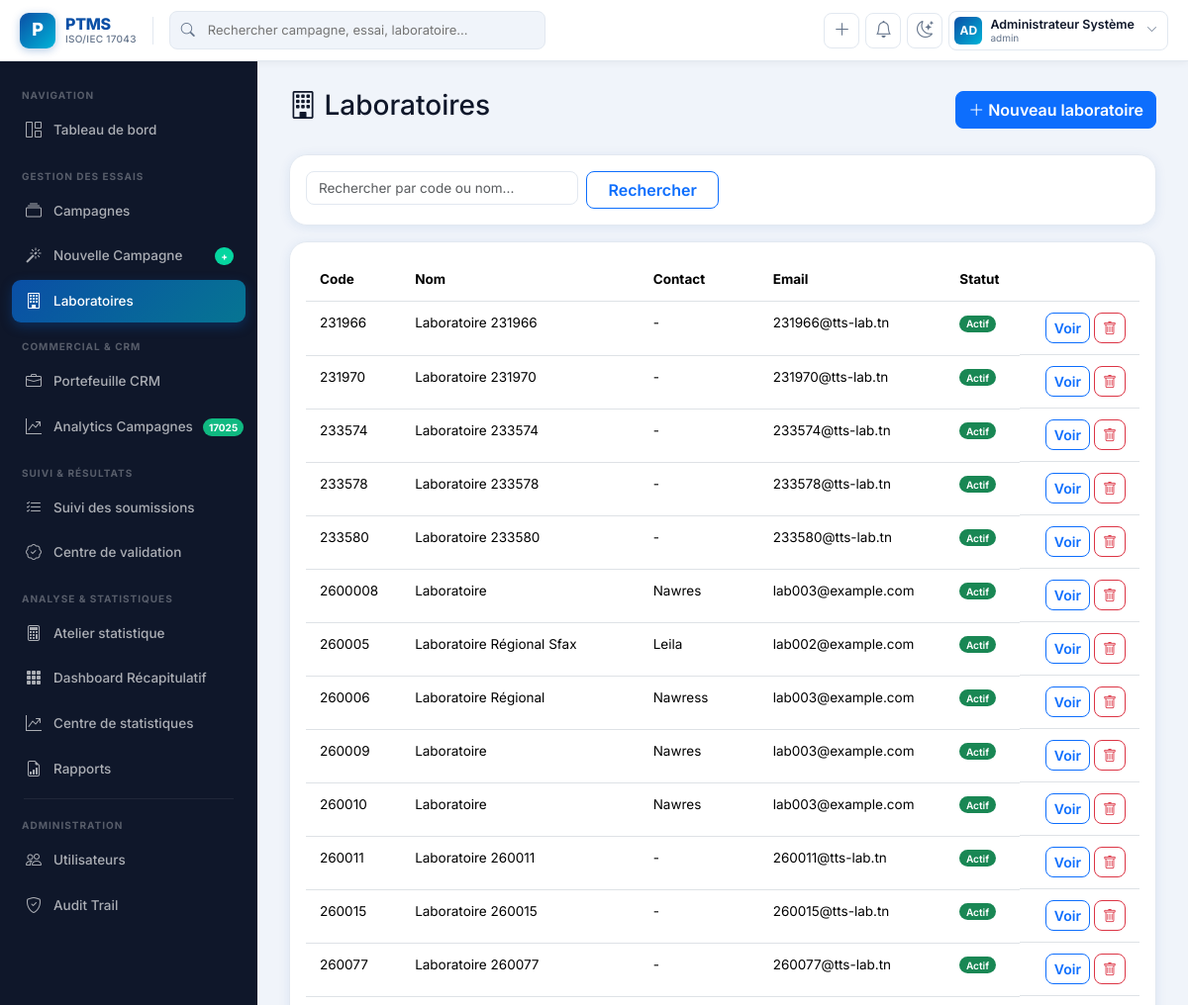
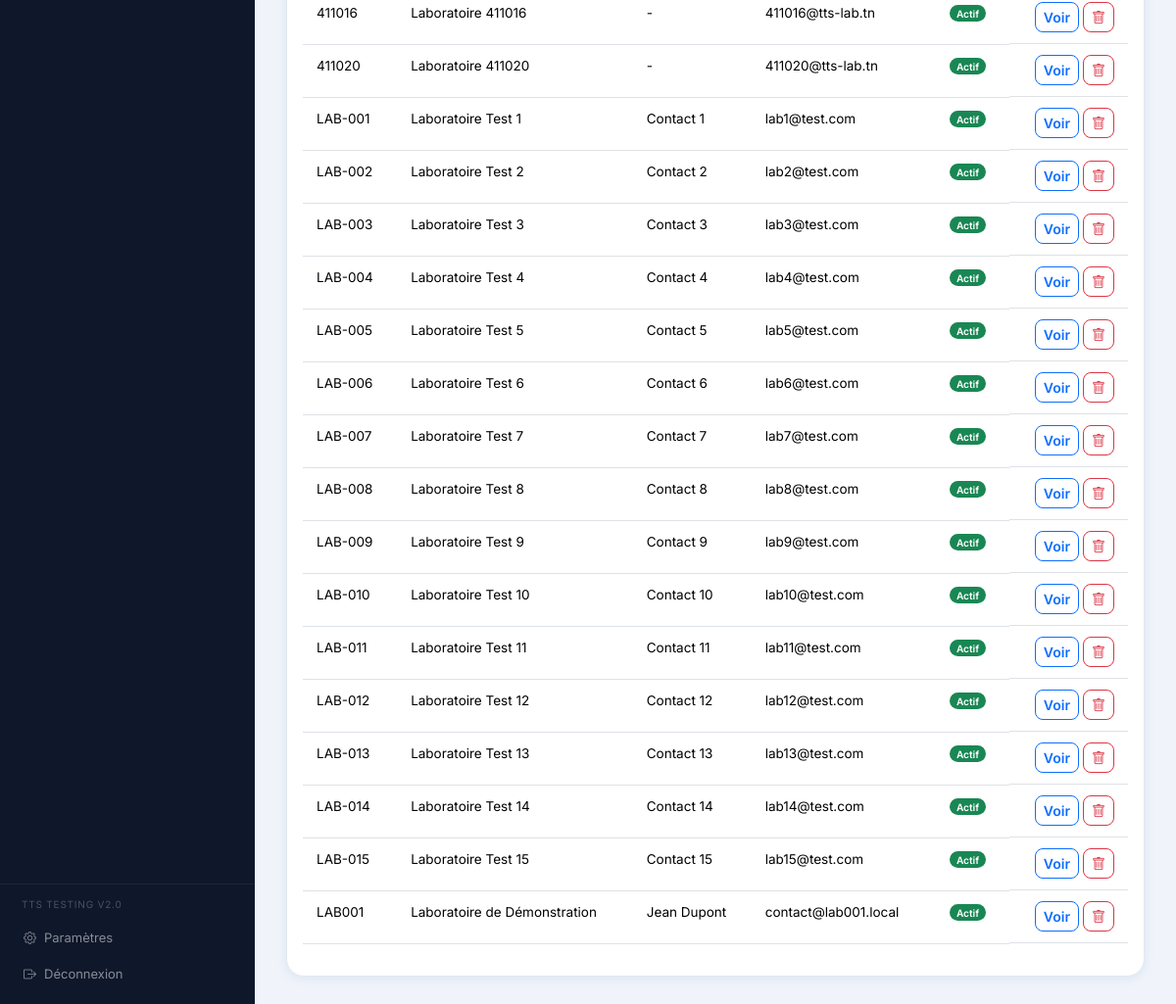
/laboratories/ (signed in), run on the app's committed database (2 pictures, top to bottom).
### models.py (models this page shows, shortened)
class User(UserMixin, db.Model):
    __tablename__ = "users"
    id = db.Column(db.Integer, primary_key=True)
    username = db.Column(db.String(80), unique=True, nullable=False)
    email = db.Column(db.String(150), unique=True, nullable=False)
    password_hash = db.Column(db.String(255), nullable=False)
    full_name = db.Column(db.String(150), nullable=False)
    role = db.Column(db.String(30), nullable=False, default="participant")
    laboratory_id = db.Column(db.Integer, db.ForeignKey("laboratories.id"), nullable=True)
    active = db.Column(db.Boolean, default=True)
    created_at = db.Column(db.DateTime, default=datetime.utcnow)
    last_login = db.Column(db.DateTime, nullable=True)
    laboratory = db.relationship("Laboratory", back_populates="users")
    def is_admin(self):
        return self.role == "admin"
    def is_participant(self):
        return self.role == "participant"
    def is_staff(self):
        return self.role in ("admin", "chef_technique", "auditeur")

class Laboratory(db.Model):
    __tablename__ = "laboratories"
    id = db.Column(db.Integer, primary_key=True)
    code = db.Column(db.String(30), unique=True, nullable=False)
    name = db.Column(db.String(200), nullable=False)
    contact_name = db.Column(db.String(150))
    email = db.Column(db.String(150))
    phone = db.Column(db.String(50))
    address = db.Column(db.String(300))
    commercial_status = db.Column(db.String(30), default="prospect", nullable=False)  # prospect, confirme, retenu, fidele
    iso17025_accredited = db.Column(db.Boolean, default=False, nullable=False)
    active = db.Column(db.Boolean, default=True)
    created_at = db.Column(db.DateTime, default=datetime.utcnow)
    users = db.relationship("User", back_populates="laboratory")
    campaign_links = db.relationship("CampaignLaboratory", back_populates="laboratory", cascade="all, delete-orphan")
    tracking_entries = db.relationship("CommercialTracking", back_populates="laboratory", cascade="all, delete-orphan", order_by="CommercialTracking.created_at.desc()")

### blueprints/laboratories.py (the view)
@laboratories_bp.route("/")
@login_required
@roles_required("admin", "chef_technique", "auditeur")
def list_labs():
    q = request.args.get("q", "").strip()
    query = Laboratory.query
    if q:
        query = query.filter(
            (Laboratory.name.ilike(f"%{q}%")) | (Laboratory.code.ilike(f"%{q}%"))
        )
    labs = query.order_by(Laboratory.code).all()
    return render_template("laboratories/list.html", labs=labs, q=q)

### blueprints/auth.py (called while the page is built)
def roles_required(*roles):
    def decorator(f):
        @wraps(f)
        def wrapped(*args, **kwargs):
            if not current_user.is_authenticated:
                return redirect(url_for("auth.login"))
            if current_user.role not in roles:
                flash("Vous n'avez pas les droits pour accéder à cette page.", "danger")
                return redirect(url_for("dashboard.index"))
            return f(*args, **kwargs)
        return wrapped
    return decorator

### templates/laboratories/list.html (shortened to what this page needs)
{% extends "base.html" %}
{% block content %}
<div class="d-flex justify-content-between align-items-center mb-4">
    <h3><i class="bi bi-building"></i> Laboratoires</h3>
    {% if current_user.role in ['admin','chef_technique'] %}
    <a href="{{ url_for('laboratories.new_lab') }}" class="btn btn-primary"><i class="bi bi-plus-lg"></i> Nouveau laboratoire</a>
    {% endif %}
</div>
<div class="card card-kpi p-3 mb-3">
    <form class="row g-2">
        <div class="col-md-4">
            <input type="text" name="q" class="form-control" placeholder="Rechercher par code ou nom..." value="{{ q }}">
        </div>
        <div class="col-md-2"><button class="btn btn-outline-primary w-100">Rechercher</button></div>
    </form>
</div>
<div class="card card-kpi p-3">
    <table class="table table-hover">
        <thead><tr><th>Code</th><th>Nom</th><th>Contact</th><th>Email</th><th>Statut</th><th></th></tr></thead>
        <tbody>
        {% for lab in labs %}
            <tr>
                <td>{{ lab.code }}</td><td>{{ lab.name }}</td><td>{{ lab.contact_name or '-' }}</td>
                <td>{{ lab.email or '-' }}</td>
                <td><span class="badge bg-{{ 'success' if lab.active else 'secondary' }}">{{ 'Actif' if lab.active else 'Inactif' }}</span></td>
                <td class="d-flex gap-1 justify-content-end">
                    <a href="{{ url_for('laboratories.view_lab', lab_id=lab.id) }}" class="btn btn-sm btn-outline-primary">Voir</a>
                    {% if current_user.role == 'admin' %}
                    <form action="{{ url_for('laboratories.delete_lab', lab_id=lab.id) }}" method="POST" class="d-inline" onsubmit="return confirm('Êtes-vous sûr de vouloir supprimer ce laboratoire ? (Action irréversible : supprime utilisateurs et historiques associés)');">
                        <button type="submit" class="btn btn-sm btn-outline-danger" title="Supprimer">
                            <i class="bi bi-trash"></i>
                        </button>
                    </form>
                    {% endif %}
                </td>
            </tr>
        {% else %}
            <tr><td colspan="6" class="text-center text-muted">Aucun laboratoire trouvé.</td></tr>
        {% endfor %}
        </tbody>
    </table>
</div>
{% endblock %}

### templates/base.html (shortened to what this page needs)
<!DOCTYPE html>
<html lang="fr">
<head>
    <link href="https://cdn.jsdelivr.net/npm/bootstrap@5.3.2/dist/css/bootstrap.min.css" rel="stylesheet">
    <link href="https://cdn.jsdelivr.net/npm/bootstrap-icons@1.11.3/font/bootstrap-icons.css" rel="stylesheet">
</head>
<body>
{% if current_user.is_authenticated %}
<nav class="ptms-topnav">
    <a class="ptms-brand" href="{{ url_for('dashboard.index') }}">
        <div class="ptms-brand-logo">P</div>
        <div class="ptms-brand-text">
            <span class="ptms-brand-name">PTMS</span>
            <span class="ptms-brand-sub">ISO/IEC 17043</span>
        </div>
    </a>
    <div class="ptms-topnav-search position-relative">
        <input type="text" placeholder="Rechercher campagne, essai, laboratoire…" id="globalSearch">
    </div>
    <div class="ptms-topnav-actions">
        {% if current_user.is_staff() %}
        <a href="{{ url_for('wizard.start') }}" class="ptms-icon-btn" title="Nouvelle campagne">
            <i class="bi bi-plus-lg"></i>
        </a>
        {% endif %}
        <a href="{{ url_for('dashboard.index') }}" class="ptms-icon-btn" id="notifBtn">
            <i class="bi bi-bell"></i>
        </a>
        <button class="ptms-icon-btn" onclick="toggleTheme()" title="Apparence">
            <i class="bi bi-moon-stars" id="themeIcon"></i>
        </button>
        <div class="dropdown">
            <a class="ptms-user-pill" data-bs-toggle="dropdown" href="#">
                <div class="ptms-user-avatar">
                    {{ current_user.full_name[:2].upper() if current_user.full_name else 'PT' }}
                </div>
                <div class="ptms-user-info">
                    <div class="ptms-user-name">{{ current_user.full_name or current_user.email }}</div>
                    <div class="ptms-user-role">{{ current_user.role }}</div>
                </div>
                <i class="bi bi-chevron-down ms-1" style="font-size:11px;color:var(--ptms-muted)"></i>
            </a>
        </div>
    </div>
</nav>
<aside class="ptms-sidebar" id="ptmsSidebar">
    <div class="ptms-sidebar-inner">
        <div class="ptms-sidebar-section">
            <div class="ptms-sidebar-section-label">Navigation</div>
            <a href="{{ url_for('dashboard.index') }}" class="ptms-nav-link {% if request.endpoint and 'dashboard' in request.endpoint %}active{% endif %}">
                <i class="bi bi-grid-1x2"></i> Tableau de bord
            </a>
        </div>
        {% if current_user.is_staff() %}
        <div class="ptms-sidebar-section">
            <div class="ptms-sidebar-section-label">Gestion des Essais</div>
            <a href="{{ url_for('campaigns.list_campaigns') }}" class="ptms-nav-link {% if request.endpoint and 'campaign' in request.endpoint %}active{% endif %}">
                <i class="bi bi-collection"></i> Campagnes
            </a>
            {% if current_user.role in ['admin','chef_technique'] %}
            <a href="{{ url_for('wizard.start') }}" class="ptms-nav-link {% if request.endpoint and 'wizard' in request.endpoint %}active{% endif %}">
                <i class="bi bi-magic"></i> Nouvelle Campagne
                <span class="ptms-nav-badge" style="background:var(--ptms-accent2);">+</span>
            </a>
            {% endif %}
            <a href="{{ url_for('laboratories.list_labs') }}" class="ptms-nav-link {% if request.endpoint and 'laborator' in request.endpoint %}active{% endif %}">
                <i class="bi bi-building"></i> Laboratoires
            </a>
        </div>
        <div class="ptms-sidebar-section">
            <div class="ptms-sidebar-section-label">Commercial & CRM</div>
            <a href="{{ url_for('commercial.index') }}" class="ptms-nav-link {% if request.endpoint == 'commercial.index' %}active{% endif %}">
                <i class="bi bi-briefcase"></i> Portefeuille CRM
            </a>
            <a href="{{ url_for('commercial.campaign_analytics') }}" class="ptms-nav-link {% if request.endpoint == 'commercial.campaign_analytics' %}active{% endif %}">
                <i class="bi bi-graph-up-arrow"></i> Analytics Campagnes
                <span class="ptms-nav-badge" style="background:#10B981;">17025</span>
            </a>
        </div>
        <div class="ptms-sidebar-section">
            <div class="ptms-sidebar-section-label">Suivi & Résultats</div>
            <a href="{{ url_for('participants.tracker') }}" class="ptms-nav-link {% if request.endpoint and 'tracker' in request.endpoint %}active{% endif %}">
                <i class="bi bi-list-check"></i> Suivi des soumissions
            </a>
            <a href="{{ url_for('participants.validation_center') }}" class="ptms-nav-link {% if request.endpoint and 'validation' in request.endpoint %}active{% endif %}">
                <i class="bi bi-patch-check"></i> Centre de validation
            </a>
        </div>
        <div class="ptms-sidebar-section">
            <div class="ptms-sidebar-section-label">Analyse & Statistiques</div>
            <a href="{{ url_for('traitement.atelier') }}" class="ptms-nav-link {% if request.endpoint == 'traitement.atelier' %}active{% endif %}">
                <i class="bi bi-calculator"></i> Atelier statistique
            </a>
            <a href="{{ url_for('traitement.dashboard') }}" class="ptms-nav-link {% if request.endpoint == 'traitement.dashboard' %}active{% endif %}">
                <i class="bi bi-grid-3x3-gap-fill"></i> Dashboard Récapitulatif
            </a>
            <a href="{{ url_for('statistics.index') }}" class="ptms-nav-link {% if request.endpoint and 'statistics' in request.endpoint %}active{% endif %}">
                <i class="bi bi-graph-up-arrow"></i> Centre de statistiques
            </a>
            <a href="{{ url_for('reports.index') }}" class="ptms-nav-link {% if request.endpoint and 'report' in request.endpoint %}active{% endif %}">
                <i class="bi bi-file-earmark-bar-graph"></i> Rapports
            </a>
        </div>
        {% endif %}
        {% if current_user.is_admin() or current_user.role == 'auditeur' %}
        <div class="ptms-sidebar-divider"></div>
        <div class="ptms-sidebar-section">
            <div class="ptms-sidebar-section-label">Administration</div>
            {% if current_user.is_admin() %}
            <a href="{{ url_for('admin.list_users') }}" class="ptms-nav-link {% if request.endpoint and 'admin' in request.endpoint and 'user' in request.endpoint %}active{% endif %}">
                <i class="bi bi-people"></i> Utilisateurs
            </a>
            {% endif %}
            <a href="{{ url_for('admin.audit_trail') }}" class="ptms-nav-link {% if request.endpoint and 'audit' in request.endpoint %}active{% endif %}">
                <i class="bi bi-shield-check"></i> Audit Trail
            </a>
        </div>
        {% endif %}
    </div>
    <div class="ptms-sidebar-footer">
        <div style="font-size:10px; color:rgba(255,255,255,.25); padding:0 10px 8px; text-transform:uppercase; letter-spacing:.8px;">
            TTS Testing v2.0
        </div>
        <a href="{{ url_for('auth.profile') }}" class="ptms-sidebar-footer-link">
            <i class="bi bi-gear"></i> Paramètres
        </a>
        <a href="{{ url_for('auth.logout') }}" class="ptms-sidebar-footer-link">
            <i class="bi bi-box-arrow-right"></i> Déconnexion
        </a>
    </div>
</aside>
<main class="ptms-main ptms-animate">
    {% block content %}{% endblock %}
</main>
{% endif %}
</body>
</html>

### data on the page
User: full_name "AD", full_name "Administrateur Système", role "admin"
Laboratory: code "231966", name "Laboratoire 231966", contact_name "-", email "231966@tts-lab.tn", active "Actif"
Laboratory: code "231970", name "Laboratoire 231970", contact_name "-", email "231970@tts-lab.tn", active "Actif"
Laboratory: code "233574", name "Laboratoire 233574", contact_name "-", email "233574@tts-lab.tn", active "Actif"
Laboratory: code "233578", name "Laboratoire 233578", contact_name "-", email "233578@tts-lab.tn", active "Actif"
Laboratory: code "233580", name "Laboratoire 233580", contact_name "-", email "233580@tts-lab.tn", active "Actif"
Laboratory: code "2600008", name "Laboratoire", contact_name "Nawres", email "lab003@example.com", active "Actif"
Laboratory: code "260005", name "Laboratoire Régional Sfax", contact_name "Leila", email "lab002@example.com", active "Actif"
Laboratory: code "260006", name "Laboratoire Régional", contact_name "Nawress", email "lab003@example.com", active "Actif"
Laboratory: code "260009", name "Laboratoire", contact_name "Nawres", email "lab003@example.com", active "Actif"
Laboratory: code "260010", name "Laboratoire", contact_name "Nawres", email "lab003@example.com", active "Actif"
Laboratory: code "260011", name "Laboratoire 260011", contact_name "-", email "260011@tts-lab.tn", active "Actif"
Laboratory: code "260015", name "Laboratoire 260015", contact_name "-", email "260015@tts-lab.tn", active "Actif"
Laboratory: code "260077", name "Laboratoire 260077", contact_name "-", email "260077@tts-lab.tn", active "Actif"
Laboratory: code "411016", name "Laboratoire 411016", contact_name "-", email "411016@tts-lab.tn", active "Actif"
Laboratory: code "411020", name "Laboratoire 411020", contact_name "-", email "411020@tts-lab.tn", active "Actif"
Laboratory: code "LAB-001", name "Laboratoire Test 1", contact_name "Contact 1", email "lab1@test.com", active "Actif"
Laboratory: code "LAB-002", name "Laboratoire Test 2", contact_name "Contact 2", email "lab2@test.com", active "Actif"
Laboratory: code "LAB-003", name "Laboratoire Test 3", contact_name "Contact 3", email "lab3@test.com", active "Actif"
Laboratory: code "LAB-004", name "Laboratoire Test 4", contact_name "Contact 4", email "lab4@test.com", active "Actif"
Laboratory: code "LAB-005", name "Laboratoire Test 5", contact_name "Contact 5", email "lab5@test.com", active "Actif"
Laboratory: code "LAB-006", name "Laboratoire Test 6", contact_name "Contact 6", email "lab6@test.com", active "Actif"
Laboratory: code "LAB-007", name "Laboratoire Test 7", contact_name "Contact 7", email "lab7@test.com", active "Actif"
Laboratory: code "LAB-008", name "Laboratoire Test 8", contact_name "Contact 8", email "lab8@test.com", active "Actif"
Laboratory: code "LAB-009", name "Laboratoire Test 9", contact_name "Contact 9", email "lab9@test.com", active "Actif"
Laboratory: code "LAB-010", name "Laboratoire Test 10", contact_name "Contact 10", email "lab10@test.com", active "Actif"
Laboratory: code "LAB-011", name "Laboratoire Test 11", contact_name "Contact 11", email "lab11@test.com", active "Actif"
Laboratory: code "LAB-012", name "Laboratoire Test 12", contact_name "Contact 12", email "lab12@test.com", active "Actif"
Laboratory: code "LAB-013", name "Laboratoire Test 13", contact_name "Contact 13", email "lab13@test.com", active "Actif"
Laboratory: code "LAB-014", name "Laboratoire Test 14", contact_name "Contact 14", email "lab14@test.com", active "Actif"
Laboratory: code "LAB-015", name "Laboratoire Test 15", contact_name "Contact 15", email "lab15@test.com", active "Actif"
Laboratory: code "LAB001", name "Laboratoire de Démonstration", contact_name "Jean Dupont", email "contact@lab001.local", active "Actif"
